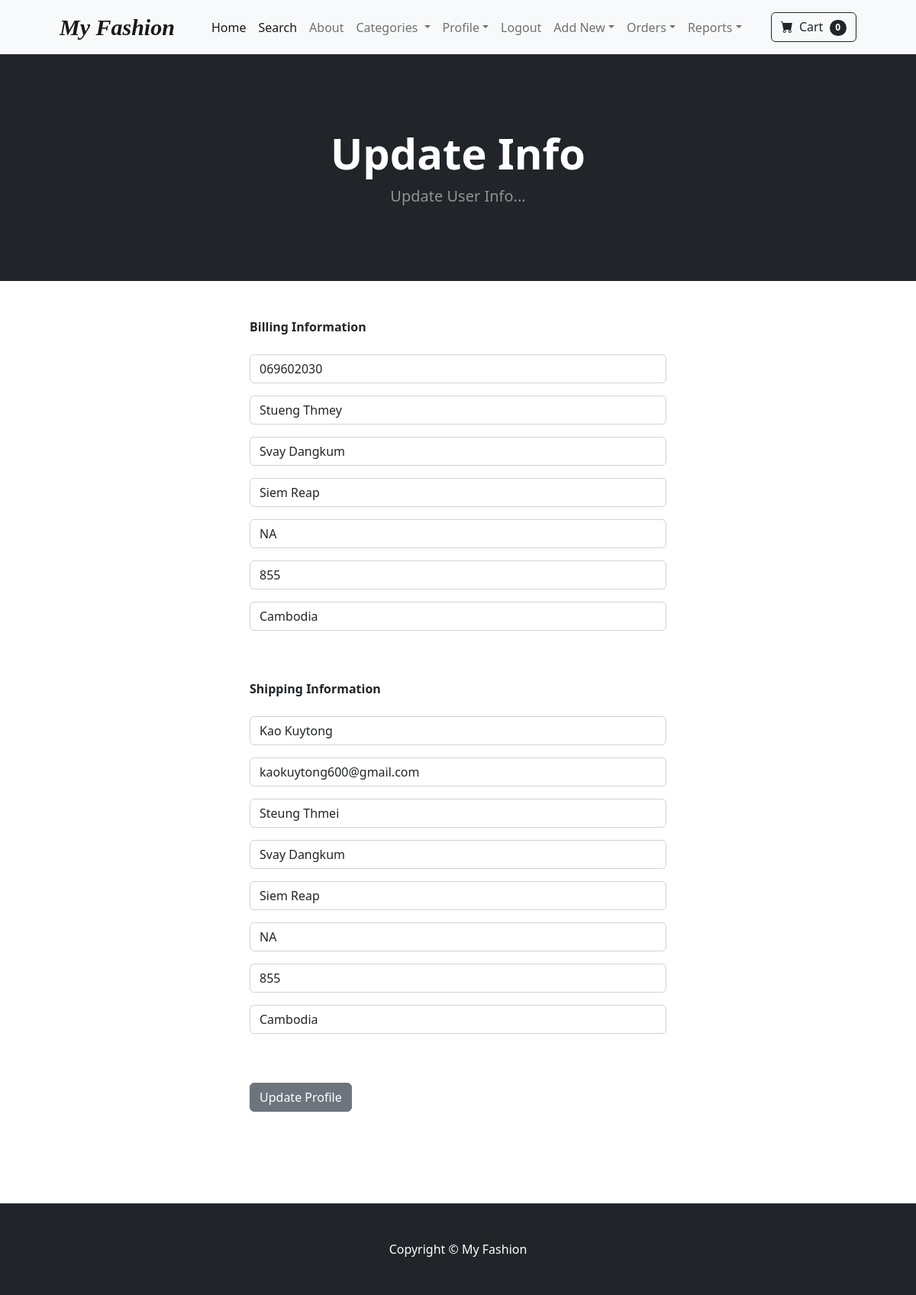
The page /update_info/ (signed in) on the database its author committed.
### store/models.py (models this page shows, shortened)
class Profile(models.Model):
    user = models.OneToOneField(User, on_delete=models.CASCADE)
    date_modified = models.DateTimeField(User, auto_now=True)
    phone = models.CharField(max_length=20, blank=True)
    address1 = models.CharField(max_length=200, blank=True)
    address2 = models.CharField(max_length=200, blank=True)
    city = models.CharField(max_length=200, blank=True)
    state = models.CharField(max_length=200, blank=True)
    zipcode = models.CharField(max_length=200, blank=True)
    country = models.CharField(max_length=200, blank=True)
    old_cart = models.CharField(max_length=200, blank=True, null=True)

### payment/models.py (models this page shows, shortened)
class ShippingAddress(models.Model):
    user = models.ForeignKey(User, on_delete=models.CASCADE, null=True, blank=True)
    shipping_full_name = models.CharField(max_length=255)
    shipping_email = models.CharField(max_length=255)
    shipping_address1 = models.CharField(max_length=255)
    shipping_address2 = models.CharField(max_length=255, null=True, blank=True)
    shipping_city = models.CharField(max_length=255)
    shipping_state = models.CharField(max_length=255, null=True, blank=True)
    shipping_zipcode = models.CharField(max_length=255, null=True, blank=True)
    shipping_country = models.CharField(max_length=255)
    class Meta:
        verbose_name_plural = "Shipping Address"
    def create_shipping(sender, instance, created, **kwargs):
        if created:
            user_shipping = ShippingAddress(user=instance)
            user_shipping.save()
    post_save.connect(create_shipping, sender=User)

### store/views.py (the view)
# urls.py: path('update_info/', views.update_info, name='update_info'),
def update_info(request):
	if request.user.is_authenticated:
		current_user = Profile.objects.get(user__id=request.user.id)
		shipping_user = ShippingAddress.objects.get(user__id=request.user.id)
		form = UserInfoForm(request.POST or None, instance=current_user)
		shipping_form = ShippingForm(request.POST or None, instance=shipping_user)
		if form.is_valid() or shipping_form.is_valid():
			form.save()
			shipping_form.save()
			messages.success(request, "Your Info Has Been Updated!!")
			return redirect('home')
		return render(request, "update_info.html", {'form':form, 'shipping_form':shipping_form})
	else:
		messages.success(request, "You Must Be Logged In To Access That Page!!")
		return redirect('home')

### store/forms.py
class UserInfoForm(forms.ModelForm):
	phone = forms.CharField(label="", widget=forms.TextInput(attrs={'class':'form-control', 'placeholder':'Phone'}), required=False)
	address1 = forms.CharField(label="", widget=forms.TextInput(attrs={'class':'form-control', 'placeholder':'Address 1'}), required=False)
	address2 = forms.CharField(label="", widget=forms.TextInput(attrs={'class':'form-control', 'placeholder':'Address 2'}), required=False)
	city = forms.CharField(label="", widget=forms.TextInput(attrs={'class':'form-control', 'placeholder':'City'}), required=False)
	state = forms.CharField(label="", widget=forms.TextInput(attrs={'class':'form-control', 'placeholder':'State'}), required=False)
	zipcode = forms.CharField(label="", widget=forms.TextInput(attrs={'class':'form-control', 'placeholder':'Zipcode'}), required=False)
	country = forms.CharField(label="", widget=forms.TextInput(attrs={'class':'form-control', 'placeholder':'Country'}), required=False)
	class Meta:
		model = Profile
		fields = ('phone', 'address1', 'address2', 'city', 'state', 'zipcode', 'country')

### cart/cart.py (called while the page is built)
    def __len__(self):
        return len(self.cart)

### cart/context_processors.py (called while the page is built)
def cart(request):
	return {'cart': Cart(request)}

### store/context_processors.py (called while the page is built)
def categories_processor(request):
    categories = Category.objects.all()
    return {'categories': categories}

### store/models.py (called while the page is built)
    def __str__(self):
        return self.name

### store/templates/update_info.html (shortened to what this page needs)
{% extends 'base.html' %}
{% block content %}
        <header class="bg-dark py-5">
            <div class="container px-4 px-lg-5 my-5">
                <div class="text-center text-white">
                    <h1 class="display-4 fw-bolder">Update Info</h1>
                    <p class="lead fw-normal text-white-50 mb-0">Update User Info...</p>
                </div>
            </div>
        </header>
        <div class="container">
            <div class="row">
                <div class="col-md-6 offset-md-3">
                    <br /><br />
                    <strong>Billing Information</strong>
                    <br/><br/>
<form method="POST" action="{% url 'update_info' %}">
    {{ form.as_p }}
    <br /><br />
    <strong>Shipping Information</strong>
    <br/><br/>
    {{ shipping_form.as_p }}
    <br/><br/>
    <button type="submit" class="btn btn-secondary">
        Update Profile
    </button>
</form>
<br/><br/>
<br /><br />
<br />
                </div>
            </div>
        </div>
{% endblock %}

### rows shown on the page
Profile: phone "069602030", address1 "Stueng Thmey", address2 "Svay Dangkum", city "Siem Reap", state "NA", zipcode "855", country "Cambodia"
ShippingAddress: shipping_full_name "Kao Kuytong", shipping_email "kaokuytong600@gmail.com", shipping_address1 "Steung Thmei", shipping_address2 "Svay Dangkum", shipping_city "Siem Reap", shipping_state "NA", shipping_zipcode "855", shipping_country "Cambodia"

### other values the page prints
{{ cart|length }} "0"
